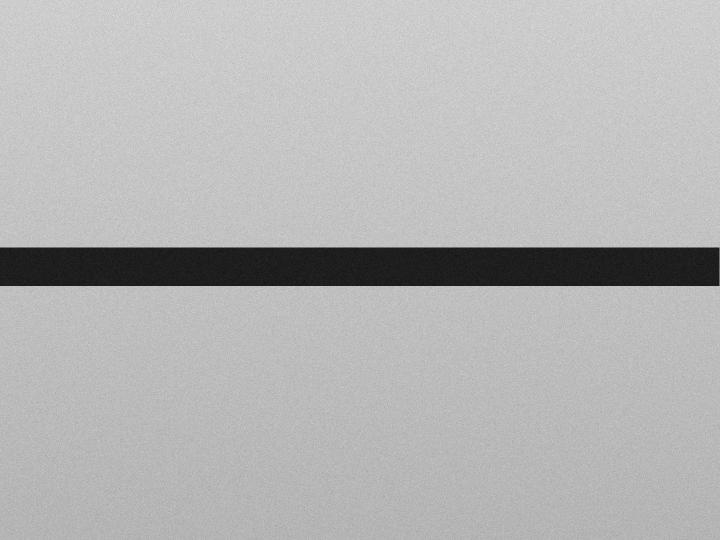
#> input picture mock/sample_images/seal_02.jpg, 1440 x 1080 px, given as the content of the folder ../mock/sample_images/seal_02.jpg, which was not available (shown at 1/2 size)
$ python validate_detector.py --src ../mock/sample_images/seal_02.jpg
#> lines starting #> are read from the running program, lines starting #| are printed output that depends on the picture; pictures that were not available may be replaced by others from this repository, and a replacement may not be noted
### detection/detector.py
# -*- coding: utf-8 -*-
"""视觉检测（胶条外形检测算法，按用户定义实现）。

处理流水线：
  Step1   轻度加亮：gamma 提亮暗部，拉大胶条与暗背景灰度差
  Step2   ROI 裁剪：锁定车顶胶条固定区域，剔除无关车身背景
  Step3   小波滤波：db4 多尺度分解去噪，保留胶条边缘
  Step4   OTSU + 阈值扣减 + 面积过滤：过滤暗背景误判，保留大面积真实胶条
  Step4.5 形态学开闭运算：闭运算填充胶条内部反光孔洞，开运算平滑边缘

缺陷判定（用户定义）：
  - 宽度 width   : 每段胶条横向厚度，mm；超出 16~32mm（24±8）报警
  - 缺失 missing : ROI 内整段无胶条
  - 断胶 break   : 胶条内部纵向空洞，或段间间隙显著大于本图常态（离群）
  - 过喷 overspray: 主胶条附近的离散暗斑（非连续的额外喷胶）

过程数据：
  每处理一张图，把"真实检测到的胶条像素(mask)"叠加回原图生成验证图，
  连同纯 mask 一起保存到 data/process_data/，供人工核对检测是否准确
  （绿框是外接矩形，远大于真实胶条，无法直接判断，必须看 mask）。

所有参数集中在文件顶部，便于现场调参。接口保持
detect(car_model, images, process_dir=None) -> DetectionResult 不变。
"""
import os
import json
import cv2
import numpy as np
from common.interfaces import DetectionResult, Defect

ROOT = os.path.dirname(os.path.dirname(os.path.abspath(__file__)))

# ===================== 算法参数（来自用户定义） =====================
# Step1 加亮：gamma<1 提亮暗部，值越小越亮（用户要求再加亮）
BRIGHT_MODE = 'gamma'        # 'gamma' 或 'linear'
GAMMA_VALUE = 0.82           # 提亮暗部，增强胶条与背景对比
LINEAR_ALPHA = 1.0
LINEAR_BETA = 8              # linear 模式下的额外提亮偏移

# Step1.5 反光 / 非均匀光照抑制
# 两种方案可选：
#  'repair'  ：反光点修复（推荐）。估计局部背景，把明显亮于背景的反光斑填平；
#             胶条是暗的、不会亮于背景，故暗度完全不动，只去亮反光。最贴合本项目。
#  'retinex' ：光照归一化（同态滤波简化）。会改变绝对灰度对比，已验证会让胶条变浅漏检，慎用。
#  'none'    ：关闭
REFLECTION_CORRECTION = 'repair'
REPAIR_SIGMA = 31           # 局部背景估计的高斯模糊半径(px)
REPAIR_DIFF_THRESH = 25     # 比局部背景亮超过此值(px灰度)视为反光，填平
RETINEX_SIGMA = 31          # 仅 'retinex' 模式使用

# Step2 ROI：(x左上, y左上, 宽度w, 高度h)
# 实测相机分辨率为 1920x1200，ROI 宽度设 1920 覆盖整幅；
# _detect_one 内部用 min() 把 ROI clamp 到图像边界，更窄图像(如 1440)也自适应。
ROI = (0, 405, 1920, 259)

# Step3 小波滤波
WAVELET_TYPE = 'db4'

# Step4 OTSU 参数
OTSU_INVERTED = True         # 灰度<=阈值→白色（胶条）
OTSU_THRESHOLD_DELTA = 135   # 实际阈值 = OTSU自动阈值 - delta；delta 越大判定越严（去误检）
OTSU_MAX_THRESH = 220        # 阈值上限保护
OTSU_MIN_THRESH = 40         # 阈值下限保护
MIN_CONTOUR_AREA = 300        # 面积过滤：滤除 17x15 级小噪声碎片，仅保留大面积胶条

# Step4.5 形态学开闭运算
MORPHOLOGY_ENABLE = True
CLOSE_KERNEL_SIZE = (21, 3)  # 闭运算核：横向长适配水平胶条，高度小避免变形
OPEN_KERNEL_SIZE = (3, 3)    # 开运算核：去除边缘毛刺
MORPHOLOGY_ITERATIONS = 1
# ================================================================

# ===================== 标定 / 尺寸换算 =====================
CALIBRATION_PATH = os.path.join(ROOT, "config", "calibration.json")
DEFAULT_MM_PER_PIXEL = 0.30466   # 兜底：标定文件缺失时使用（左侧相机标定值）

SEAL_WIDTH_NOMINAL_MM = 20.0
SEAL_WIDTH_TOL_MM = 5.0
SEAL_WIDTH_MIN_MM = 16.0   # 宽度报警下限(mm)，与 seal_offset_detector.WIDTH_SPEC_LO 保持一致（原 15）
SEAL_WIDTH_MAX_MM = 32.0   # 宽度报警上限(mm)，与 seal_offset_detector.WIDTH_SPEC_HI 保持一致（原 25）

# ===================== 缺陷判定参数 =====================
MAIN_LINE_MIN_WIDTH_PX = 40     # 横向跨度 > 此值（px）视为主胶条段，否则可能是过喷/噪声
MAIN_LINE_MIN_ASPECT = 2.0      # 主胶条段长宽比 >= 此值（胶条是细长水平对象）
HOLE_MIN_AREA_PX = 150          # 胶条内部纵向空洞面积阈值（px）→ 断胶
BREAK_MIN_GAP_PX = 120          # 段间间隙离群判定的下限（px，≈36mm）；小于此值不报断胶
GAP_OUTLIER_FACTOR = 2.5        # 间隙 > 本图常态间隙的中位数 × 此系数 → 断胶（离群）
EDGE_IGNORE_PX = 30             # 距 ROI 左右边界此范围内不报断胶（防裁切误报）

OVERSPRAY_BAND_FRAC = 2.0       # 在主胶条上下 N×胶条宽(px) 范围内才算过喷候选
OVERSPRAY_MIN_AREA = 80         # 过喷最小面积（px）
OVERSPRAY_MAX_AREA = 12000      # 过喷最大面积（px），超过则视为另一段胶条而非过喷

# ===================== 过程数据 =====================
PROCESS_DIR = os.path.join(ROOT, "data", "process_data")

# 缺陷标签集合（这些标签出现 → 整体判定 NG）
NG_LABELS = {"missing", "break", "overspray", "width"}

# 颜色（BGR）
_COLOR_GREEN = (0, 200, 0)
_COLOR_RED = (0, 0, 220)
_COLOR_CYAN = (255, 255, 0)
_COLOR_YELLOW = (0, 255, 255)


def _load_mm_per_pixel() -> float:
    """读取标定文件获取 毫米/像素；缺失则用兜底值并告警。"""
    try:
        if os.path.isfile(CALIBRATION_PATH):
            with open(CALIBRATION_PATH, "r", encoding="utf-8") as f:
#> (reads config/calibration.json from the repository)
                data = json.load(f)
            v = float(data.get("mm_per_pixel", DEFAULT_MM_PER_PIXEL))
            return v
    except Exception as e:
        print(f"[标定] 读取 {CALIBRATION_PATH} 失败：{e}，使用兜底值")
    return DEFAULT_MM_PER_PIXEL


MM_PER_PIXEL = _load_mm_per_pixel()


# ===================== 图像预处理 =====================
def _brighten(gray: np.ndarray) -> np.ndarray:
    """Step1：轻度加亮暗部，不碰暗背景。"""
    if BRIGHT_MODE == 'gamma':
        inv = 1.0 / GAMMA_VALUE
        table = np.array([((i / 255.0) ** inv) * 255
                           for i in range(256)]).astype(np.uint8)
        return cv2.LUT(gray, table)
    return cv2.convertScaleAbs(gray, alpha=LINEAR_ALPHA, beta=LINEAR_BETA)


# [12 lines left out: function _illumination_normalize, not called in this run]


def _repair_reflection(gray: np.ndarray, sigma: int = 31, thresh: int = 25) \
        -> np.ndarray:
    """Step1.5 反光点修复：估计局部背景，把明显亮于背景的反光斑填平。

    胶条是暗的（不会亮于背景），所以暗度完全不动；只有亮反光被背景灰度填平。
    这不改变"胶条比背景暗"的绝对灰度关系，因此不会像 Retinex 那样把胶条洗浅漏检。
    """
    bg = cv2.GaussianBlur(gray, (0, 0), sigma)          # 平滑后的局部背景估计
    diff = gray.astype(np.int16) - bg.astype(np.int16)  # 比局部背景亮多少
    repaired = gray.copy()
    mask_refl = diff > thresh                           # 显著偏亮 = 反光
    repaired[mask_refl] = bg[mask_refl]
    return repaired


def _wavelet_denoise(gray: np.ndarray) -> np.ndarray:
    """Step3：db4 小波去噪，保留边缘；pywt 不可用时降级为中值滤波。"""
    try:
        import pywt
        coeffs = pywt.wavedec2(gray, WAVELET_TYPE, level=2)
        # 用 BayeShrink 思路做软阈值
        detail = coeffs[-1]
        sigma = np.median(np.abs(detail)) / 0.6745 if detail.size else 1.0
        uthresh = sigma * np.sqrt(2 * np.log(gray.size))
        new_coeffs = [coeffs[0]]
        for c in coeffs[1:]:
            new_coeffs.append(tuple(pywt.threshold(d, uthresh, mode='soft')
                                    for d in c))
        denoised = pywt.waverec2(new_coeffs, WAVELET_TYPE)
        denoised = np.clip(denoised, 0, 255).astype(np.uint8)
        return denoised[:gray.shape[0], :gray.shape[1]]
    except Exception:
        # 降级：中值滤波去噪（不增强边缘，但保证可运行）
        return cv2.medianBlur(gray, 5)


def _build_mask(gray: np.ndarray):
    """Step1~4.5：输入灰度 ROI，返回 (mask_closed, mask_open, steps)。

    mask_open  : 仅做开运算，保留真实断裂（用于连续性/断胶判定）
    mask_closed: 闭+开，胶条更连贯平滑（用于显示与测宽）
    steps      : dict{名称: 灰度图/二值图}，用于逐步过程可视化
                0_roi / 1_bright / 2_wavelet / 3_otsu / 4_open / 5_close
    """
    out = {}
    # Step1 加亮（增强胶条与背景对比）
    roi = _brighten(gray)
    out['1_bright'] = roi.copy()

    # Step1.5 反光/非均匀光照抑制
    if REFLECTION_CORRECTION == 'retinex':
        roi = _illumination_normalize(roi, RETINEX_SIGMA)
        out['1b_reflect'] = roi.copy()
    elif REFLECTION_CORRECTION == 'repair':
        roi = _repair_reflection(roi, REPAIR_SIGMA, REPAIR_DIFF_THRESH)
        out['1b_reflect'] = roi.copy()
    else:
        out['1b_reflect'] = roi.copy()

    # Step3 小波去噪
    roi = _wavelet_denoise(roi)
    out['2_wavelet'] = roi.copy()

    # Step4 OTSU + 阈值扣减
    if OTSU_INVERTED:
        roi_inv = cv2.bitwise_not(roi)
        otsu_val, _ = cv2.threshold(roi_inv, 0, 255,
                                    cv2.THRESH_BINARY + cv2.THRESH_OTSU)
        actual = int(otsu_val) - OTSU_THRESHOLD_DELTA
    else:
        otsu_val, _ = cv2.threshold(roi, 0, 255,
                                    cv2.THRESH_BINARY + cv2.THRESH_OTSU)
        actual = int(otsu_val) - OTSU_THRESHOLD_DELTA
    actual = max(OTSU_MIN_THRESH, min(OTSU_MAX_THRESH, actual))
    out['_actual_thresh'] = actual  # 仅记录，不存图

    if OTSU_INVERTED:
        mask = (roi <= actual).astype(np.uint8) * 255   # 灰度<=阈值 → 胶条(白)
    else:
        mask = (roi >= actual).astype(np.uint8) * 255
    out['3_otsu'] = mask.copy()

    if not MORPHOLOGY_ENABLE:
        out['5_close'] = mask.copy()
        return mask, mask, out

    open_k = cv2.getStructuringElement(cv2.MORPH_CROSS, OPEN_KERNEL_SIZE)
    mask_open = cv2.morphologyEx(mask, cv2.MORPH_OPEN, open_k,
                                 iterations=MORPHOLOGY_ITERATIONS)
    out['4_open'] = mask_open.copy()
    close_k = cv2.getStructuringElement(cv2.MORPH_CROSS, CLOSE_KERNEL_SIZE)
    mask_closed = cv2.morphologyEx(mask_open, cv2.MORPH_CLOSE, close_k,
                                   iterations=MORPHOLOGY_ITERATIONS)
    out['5_close'] = mask_closed.copy()
    return mask_closed, mask_open, out


# ===================== 几何测量 =====================
def _segment_width_px(seg_mask: np.ndarray) -> float:
    """计算单段胶条的横向厚度(px)：取每列竖直跨度的中位数。

    胶条近似水平，横向厚度≈竖直方向跨度；用中位数避免波浪导致的高估。
    """
    ys, xs = np.where(seg_mask > 0)
    if xs.size == 0:
        return 0.0
    w = seg_mask.shape[1]
    col_min = np.full(w, seg_mask.shape[0], dtype=np.int32)
    col_max = np.full(w, -1, dtype=np.int32)
    np.minimum.at(col_min, xs, ys)
    np.maximum.at(col_max, xs, ys)
    valid = col_max >= 0
    span = (col_max[valid] - col_min[valid] + 1).astype(np.float64)
    return float(np.median(span)) if span.size else 0.0


def _detect_holes(seg_mask: np.ndarray) -> list:
    """检测胶条内部纵向空洞（背景被胶条包围）。返回各空洞面积(px)列表。

    先对 seg_mask padding 一圈背景，保证外部背景在 flood fill 时连通，
    避免胶条横跨整幅/贴边把上下背景隔断而造成的误判。
    """
    h, w = seg_mask.shape
    if h < 3 or w < 3:
        return []
    pad = np.pad(seg_mask, 1, mode="constant", constant_values=0)
    inv = cv2.bitwise_not(pad)
    ff = inv.copy()
    cv2.floodFill(ff, np.zeros((h + 4, w + 4), np.uint8), (0, 0), 0)
    # ff 中剩余白色 = 未与边界连通的背景 = 内部空洞
    num, lbl, stats, _ = cv2.connectedComponentsWithStats(ff, 8)
    holes = []
    for i in range(1, num):
        area = int(stats[i, cv2.CC_STAT_AREA])
        if area >= HOLE_MIN_AREA_PX:
            holes.append(area)
    return holes


# ===================== 单图检测 =====================
# [65 lines left out: functions suggest_roi, load_roi_overrides, not called in this run]


def _detect_one(path: str, process_dir: str = None, roi: tuple = None):
    """检测单张图，返回 Defect 列表（含 meta: width_mm 等）。

    过程数据：若 process_dir 给定，保存 mask 验证图与纯 mask 到该目录。
    roi: 可选 (x,y,w,h) 覆盖全局 ROI；用于现场照片（每图取景不同）
         逐个标定检测区域。缺省用全局常量 ROI。
    """
#> called with path = '_only/seal_02.jpg', process_dir = 'data/process_data'
    img = cv2.imread(path)
#> img is the input picture: shape (1080, 1440, 3); min 0, max 246, mean 180.4
    if img is None:
        return [Defect(0, 0, 0, 0, "missing", 0.9,
                       meta={"reason": "图像读取失败"})]

    gray_full = cv2.cvtColor(img, cv2.COLOR_BGR2GRAY)

    # Step2 ROI 裁剪（clamp 到图像边界，防止尺寸不符越界）
    # 优先用逐图覆盖 roi，否则用全局 ROI
    x0, y0, rw, rh = roi if roi else ROI
    x1 = min(x0 + rw, gray_full.shape[1])
    y1 = min(y0 + rh, gray_full.shape[0])
    if x1 <= x0 or y1 <= y0:
        roi_gray = gray_full
        x0, y0, x1, y1 = 0, 0, gray_full.shape[1], gray_full.shape[0]
    else:
        roi_gray = gray_full[y0:y1, x0:x1]
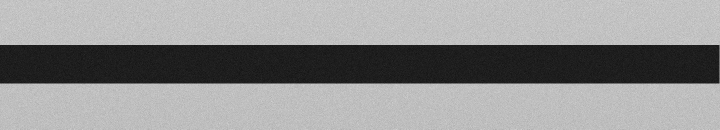
#> roi_gray: shape (259, 1440) (shown at 1/2 size); min 0, max 231, mean 143.8

    # 加亮 + 建 mask（含每一步中间图，供逐步调参确认）
    mask_closed, mask_open, steps = _build_mask(roi_gray)
#> in _repair_reflection, `bg = cv2.GaussianBlur(gray, (0, 0), sigma)`:
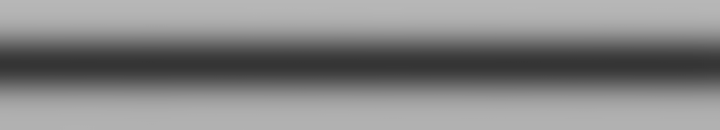
#> bg: shape (259, 1440) (shown at 1/2 size); min 52, max 183, mean 131.9
#> in _repair_reflection, `diff = gray.astype(np.int16) - bg.astype(np.int16)`:
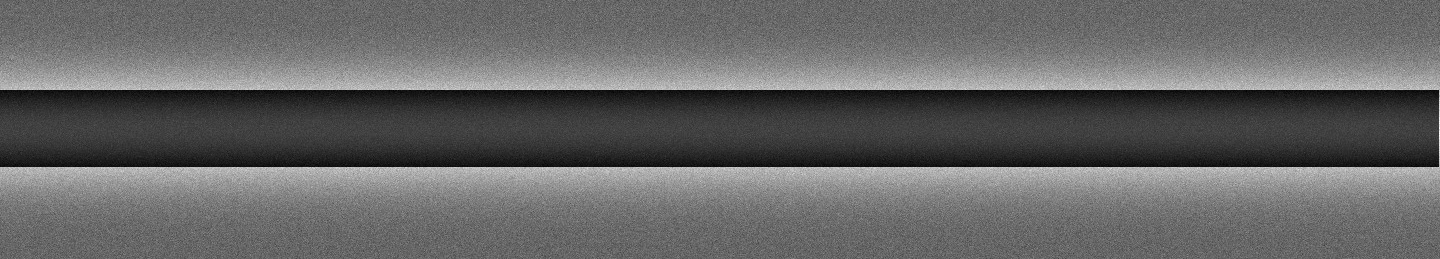
#> diff: shape (259, 1440) int16; min -96, max 143, mean 0; drawn with min black and max white
#> (the rest of the program and of its run is left out)
